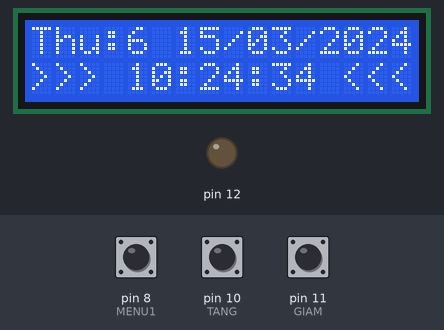
A sketch run on a simulated Arduino Uno, built with avr-gcc and run on an emulated ATmega328P. Parts: 16×2 character LCD, output pins drawn as LEDs (lit = HIGH). Wiring (inferred from the names in the program): DS1307 clock at I2C address 0x68. The test bench sets the inputs (shaded band); at power-on: pin 8 (MENU1) HIGH, pin 10 (TANG) HIGH, pin 11 (GIAM) HIGH. The local clock reads 2024-03-15 10:24:30 at power-on unless the sketch sets it.

Above: at 4.2 s.
4.3 s: pin 8 (MENU1) pulled LOW for 0.15 s
At 5.6 s:
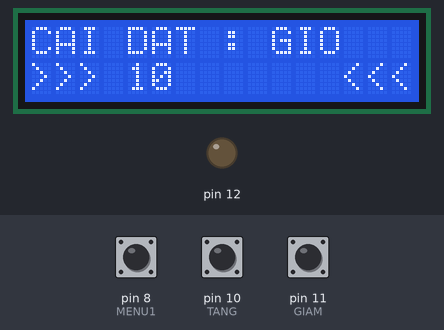
5.9 s: pin 8 (MENU1) pulled LOW for 1 s
At 7.9 s:
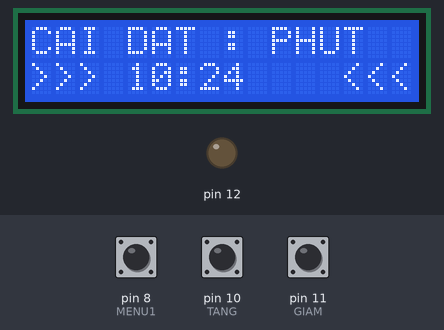
8.4 s: pin 8 (MENU1) pulled LOW for 0.15 s
At 9.8 s:
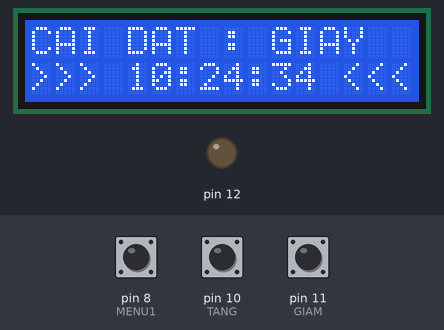
10.1 s: pin 8 (MENU1) pulled LOW for 3.2 s
At 14.3 s:
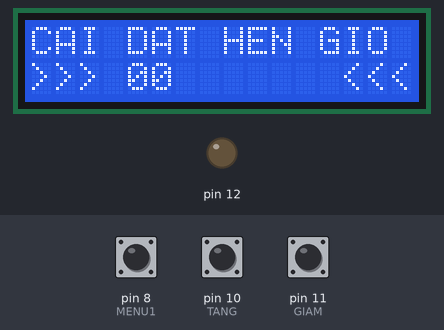
14.8 s: pin 10 (TANG) pulled LOW for 0.15 s
At 15.8 s:
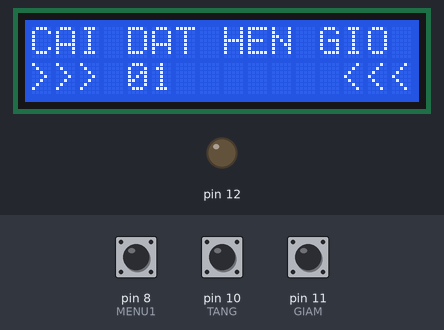
16.5 s: pin 11 (GIAM) pulled LOW for 0.15 s
At 17.1 s:
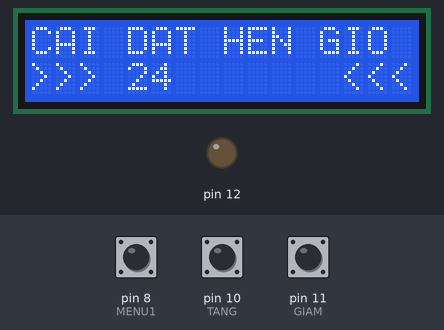
Timing chart, 0 to 19.2 s (numbered marks = the images above; inputs shaded):
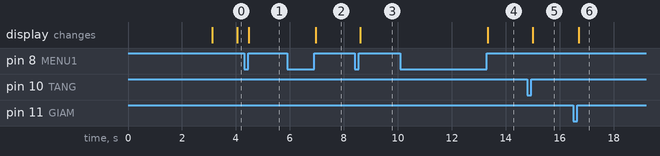

Measured:
- after the input at 4.3 s, the display: changes after 0.18 s (image 1)
- after the input at 5.9 s, the display: changes after 1.1 s (image 2)
- after the input at 8.4 s, the display: changes after 0.20 s (image 3)
- after the input at 10.1 s, the display: changes after 3.2 s (image 4)
- after the input at 14.8 s, the display: changes after 0.20 s (image 5)
- after the input at 16.5 s, the display: changes after 0.20 s (image 6)

The sketch:

DongHo_lcd_DS1307.ino
```cpp
// Đồng Hồ lcd Thời Gian Thực
#include <Wire.h>
#include <LiquidCrystal_I2C.h>
LiquidCrystal_I2C lcd(0x3F,16,2);
/* Địa chỉ của DS1307 */
const byte DS1307 = 0x68;
/* Số byte dữ liệu sẽ đọc từ DS1307 */
const byte NumberOfFields = 7;
/* khai báo các biến thời gian */
int second, minute, hour, day, wday, month, year;
#define MENU1    8
#define TANG     10
#define GIAM     11
#define MENU2    9
byte g=0,p=0,m=0;
byte caiChuong[8]={
  B01010,
  B11111,
  B11111,
  B01110,
  B00100,
  B00000,
  B00000,
  B00000
};

//SETUP---------

void setup()
{
  Wire.begin();
  Serial.begin(9600);
  pinMode(MENU1,INPUT_PULLUP);
  pinMode(TANG,INPUT_PULLUP);
  pinMode(MENU2,INPUT_PULLUP);
  pinMode(GIAM,INPUT_PULLUP);
  pinMode(12,OUTPUT);
  lcd.init();
  lcd.backlight();
  lcd.setCursor(2,0);
  lcd.print("DONG HO LCD");
  lcd.setCursor(2,1);
  lcd.print("SANG NGUYEN");
  delay(3000);
  lcd.clear();
void SetTime(byte hr, byte min, byte sec, byte wd, byte d, byte mth, byte yr);
}
//LOOP---------

void loop()
{
  byte CheDo1=0;
  byte CheDo2=0;
     while(1)
     {
         readDS1307();
         digitalClockDisplay();
      if(digitalRead(MENU1)==0)//neu nhan nut
       {
         while(digitalRead(MENU1)==0);
         CheDo1=1;//chuyen sang che do cai dat
         lcd.clear();//xoa man hinh LCD
       }
  // chỉnh Giờ        ----------------------------
      while(CheDo1==1)//che do cai gio
      {
        lcd.setCursor(0,0);
        lcd.print("CAI DAT : GIO");
        gio(hour);
        if(digitalRead(TANG)==0)//neu nhan nut nhan
        {
          while(digitalRead(TANG)==0);
          hour = hour+1;
          if(hour>24)
          {
            hour=1;
          }
          SetTime(hour, minute, second, wday, day, month, year);
        }
         if(digitalRead(GIAM)==0)//neu nhan nut nhan
        {
          while(digitalRead(GIAM)==0);
          hour = hour-1;
          if(hour<1)
          {
            hour=24;
          }
          SetTime(hour, minute, second, wday, day, month, year);
  // chỉnh phút        ----------------------------
        }
        if(digitalRead(MENU1)==0)//neu nhan nut
        {
          while(digitalRead(MENU1)==0);
          CheDo1=CheDo1+1;//chuyen sang che do cai dat khac
        }
        while(CheDo1==2)//che do cai phut
      {
         lcd.setCursor(0,0);
        lcd.print("CAI DAT : PHUT");
         phut(minute);
         if(digitalRead(TANG)==0)//neu nhan nut nhan
        {
          while(digitalRead(TANG)==0);
          minute = minute+1;
          if(minute>59)
          {
            minute=0;
          }
         SetTime(hour, minute, second, wday, day, month, year);
        }
          if(digitalRead(GIAM)==0)//neu nhan nut nhan
        {
          while(digitalRead(GIAM)==0);
          minute = minute-1;
          if(minute<0)
          {
            minute=59;
          }
          SetTime(hour, minute, second, wday, day, month, year);
        }
  // Chỉnh GIÂY ---------------------------------------------------------
        if(digitalRead(MENU1)==0)//neu nhan nut
        {
          while(digitalRead(MENU1)==0);
          CheDo1=CheDo1+1;//chuyen sang che do cai dat khac
        }
        while(CheDo1==3)//che do cai giay
      {
         lcd.setCursor(0,0);
         lcd.print("CAI DAT : GIAY");
         giay(second);
         if(digitalRead(TANG)==0)//neu nhan nut nhan
        {
          while(digitalRead(TANG)==0);
          second = second+1;
          if(second>59)
          {
            second=0;
          }
          SetTime(hour, minute, second, wday, day, month, year);
          }
          if(digitalRead(GIAM)==0)//neu nhan nut nhan
        {
          while(digitalRead(GIAM)==0);
          second = second-1;
          if(second<0)
          {
            second=59;
          }
          SetTime(hour, minute, second, wday, day, month, year);
        }

 //----- cài hẹn giờ
        if(digitalRead(MENU1)==0)//neu nhan nut
        {
          while(digitalRead(MENU1)==0);
          CheDo1=CheDo1+1; lcd.clear();//chuyen sang che do cai dat khac
        }
      while(CheDo1==4)//che do hẹn giờ
      {
       lcd.setCursor(0,0);
       lcd.print("CAI DAT HEN GIO");
       gio2();
      if(digitalRead(TANG)==0)//neu nhan nut nhan
        {
          while(digitalRead(TANG)==0);
          g = g+1;
          if(g>24)
          {
            g=1;
          }
      }
      if(digitalRead(GIAM)==0)//neu nhan nut nhan
        {
          while(digitalRead(GIAM)==0);
          g = g-1;
          if(g<1)
          {
            g=24;
          }
        }
  //hen phut      ------------
          if(digitalRead(MENU1)==0)//neu nhan nut
        {
          while(digitalRead(MENU1)==0);
          CheDo1=CheDo1+1;//chuyen sang che do cai dat khac
        }
      while(CheDo1==5)//che do hẹn giờ
      {
       lcd.setCursor(0,0);
       lcd.print("CAI DAT HEN GIO");
       phut2();
      if(digitalRead(TANG)==0)//neu nhan nut nhan
        {
          while(digitalRead(TANG)==0);
          p = p+1;
          if(p>59)
          {
            p=0;
          }
      }
      if(digitalRead(GIAM)==0)//neu nhan nut nhan
        {
          while(digitalRead(GIAM)==0);
          p = p-1;
          if(p<0)
          {
            p=59;
          }
     }
  //---hẹn giây
    if(digitalRead(MENU1)==0)//neu nhan nut
        {
          while(digitalRead(MENU1)==0);
          CheDo1=CheDo1+1;//chuyen sang che do cai dat khac
        }
      while(CheDo1==6)//che do hẹn giờ
      {
       lcd.setCursor(0,0);
       lcd.print("CAI DAT HEN GIO");
       giay2();
      if(digitalRead(TANG)==0)//neu nhan nut nhan
        {
          while(digitalRead(TANG)==0);
          m = m+1;
          if(p>59)
          {
            m=0;
          }
      }
      if(digitalRead(GIAM)==0)//neu nhan nut nhan
        {
          while(digitalRead(GIAM)==0);
          m = m-1;
          if(m<0)
          {
            m=59;
          }
     }
     if(digitalRead(MENU1)==0)//neu nhan nut
        {
          while(digitalRead(MENU1)==0);
          CheDo1=CheDo1+1;//chuyen sang che do cai dat khac
        }
        if (CheDo1>6) CheDo1=0;
      }
}
}
      }
      }
      }
//------so sánh báo thứ với time------------------------------
if ((g==hour)&&(p==minute)&&(m==second)) loaKeu(10);
     }
}
void gio2()
{      int q,w;
       lcd.setCursor(0,1);
       lcd.print(">>>");
       lcd.setCursor(12,1);
       lcd.print(" <<<");
     if(g < 10)
          {w=4;q=5;
          lcd.setCursor(w,1);
          lcd.print("0");
          lcd.setCursor(q,1);
          lcd.print(g);}
          if (g>=10)
          {q=4;
          lcd.setCursor(q,1);
          lcd.print(g);}
}
void phut2()
{
    int i,k;
    lcd.setCursor(6,1);
    lcd.print(":");
   if(p < 10) {k=7;i=8;
    lcd.setCursor(k,1);
    lcd.print("0");
    lcd.setCursor(i,1);
    lcd.print(p);}
   if (p>=10)
    {i=7;
    lcd.setCursor(i,1);
    lcd.print(p);}
}
void giay2()
{
  int i,k;
    lcd.setCursor(9,1);
    lcd.print(":");
   if(m < 10)
    {k=10;i=11;
    lcd.setCursor(k,1);
    lcd.print("0");
    lcd.setCursor(i,1);
    lcd.print(m);}
   if (m>=10)
    {i=10;
    lcd.setCursor(i,1);
    lcd.print(m);}
}
void readDS1307()
{
        Wire.beginTransmission(DS1307);
        Wire.write((byte)0x00);
        Wire.endTransmission();
        Wire.requestFrom(DS1307, NumberOfFields);
        second = bcd2dec(Wire.read() & 0x7f);
        minute = bcd2dec(Wire.read() );
        hour   = bcd2dec(Wire.read() & 0x3f); // chế độ 24h.
        wday   = bcd2dec(Wire.read() );
        day    = bcd2dec(Wire.read() );
        month  = bcd2dec(Wire.read() );
        year   = bcd2dec(Wire.read() );
        year += 2000;
}
/* Chuyển từ format BCD (Binary-Coded Decimal) sang Decimal */
int bcd2dec(byte num)
{
        return ((num/16 * 10) + (num % 16));
}
/* Chuyển từ Decimal sang BCD */
int dec2bcd(byte num)
{
        return ((num/10 * 16) + (num % 10));
}
void digitalClockDisplay(){
    gio(hour); phut(minute); giay(second); thu(wday); ngay(day); thang(month); nam(year);
}
void nam(int digits) { lcd.setCursor(12,0); lcd.print(digits);}
void thang(int digits)
{ int k,i;
  if (digits<10)
  { k=9,i=10;
    lcd.setCursor(k,0);
    lcd.print("0");
    lcd.setCursor(i,0);
    lcd.print(digits);
  }
  if (digits>=10)
  { i=9;
    lcd.setCursor(i,0);
    lcd.print(digits);
   }
    lcd.setCursor(11,0);
    lcd.print("/");
}
void ngay(int digits)
{ int k,i;
  if (digits<10)
  { k=5,i=7;
    lcd.setCursor(k,0);
    lcd.print(" 0");
    lcd.setCursor(i,0);
    lcd.print(digits);
  }
  if (digits>=10)
  { i=6;
    lcd.setCursor(i,0);
    lcd.print(digits);
   }
    lcd.setCursor(8,0);
    lcd.print("/");
}
void thu(int digits)
{
  lcd.setCursor(0,0);
  lcd.print("Thu:");
  lcd.setCursor(4,0);
  lcd.print(digits);
}
void gio(int digits)
{
   int i,k;
    lcd.setCursor(0,1);
    lcd.print(">>>");
    lcd.setCursor(12,1);
    lcd.print(" <<<");
   if(digits < 10)
   {k=4;i=5;
    lcd.setCursor(k,1);
    lcd.print("0");
    lcd.setCursor(i,1);
    lcd.print(digits);}
   if (digits>=10)
    {i=4;
    lcd.setCursor(i,1);
    lcd.print(digits);}
}
void phut(int digits)
{
   int i,k;
    lcd.setCursor(6,1);
    lcd.print(":");
   if(digits < 10) {k=7;i=8;
    lcd.setCursor(k,1);
    lcd.print("0");
    lcd.setCursor(i,1);
    lcd.print(digits);}
   if (digits>=10)
    {i=7;
    lcd.setCursor(i,1);
    lcd.print(digits);}
}
void giay(int digits)
{
   int i,k;
    lcd.setCursor(9,1);
    lcd.print(":");
   if(digits < 10)
    {k=10;i=11;
    lcd.setCursor(k,1);
    lcd.print("0");
    lcd.setCursor(i,1);
    lcd.print(digits);}
   if (digits>=10)
    {i=10;
    lcd.setCursor(i,1);
    lcd.print(digits);}
}
void SetTime(byte hr, byte min, byte sec, byte wd, byte d, byte mth, byte yr)
{
    Wire.beginTransmission(DS1307);
        Wire.write(byte(0x00)); // đặt lại pointer
        Wire.write(dec2bcd(sec));
        Wire.write(dec2bcd(min));
        Wire.write(dec2bcd(hr));
        Wire.write(dec2bcd(wd)); // day of week: Sunday = 1, Saturday = 7
        Wire.write(dec2bcd(d));
        Wire.write(dec2bcd(mth));
        Wire.write(dec2bcd(yr));
        Wire.endTransmission();
}
void loaKeu(int lan)
{
  lcd.clear();
  for(int i=0;i<=lan;i++)
  {
  digitalWrite(12,1);
  lcd.setCursor(4,0);
  lcd.print("BAO THUC");
  delay(800);
  digitalWrite(12,0);
  lcd.setCursor(4,0);
  lcd.print("        ");
  delay(800);
  }
}
```
